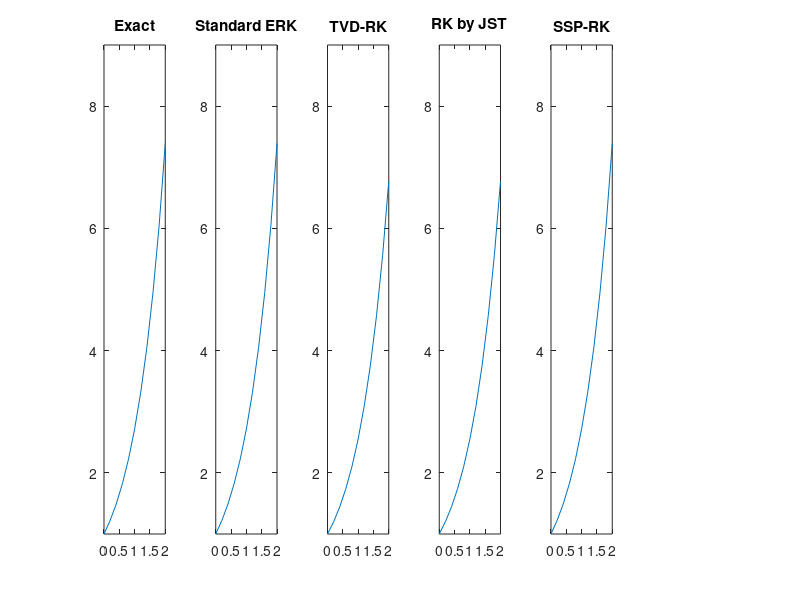

Source code (MATLAB):
%% Runge Kutta Schemes
%**************************************************************************
% Solve and compare using simple IVP's:
%
%  {1} du/dt = -2u + t + 4, with IC: u(0) = 1
%  {2} du/dt = sin(pi*t),   with IC: u(0) = 1
%  {3} du/dt = EXP(t),      with IC: u(0) = 1
%
% Based on:
%
% [1] Gottlieb and Shu (1998) 
% Mathematics of Computation
% Vol. 67, No. 221. PP. 73-85
%
% [2] Parviz Moin 
% Numerical Method for Engineering and Science
% McGraw-Hill 2nd Ed. (2008)
%
% [3] Jan S. Hesthaven & Tim Warburton
% Nodal Discontinuous Galerkin Methods
% Springer 1st Ed. (2008)
%
% [4] Alex Kanevsky, et al.
% Application of implicit-explicit High order
% Runge-Kutta methods to discontinuous-garlekin methods.
% JCP 225 (2007) 1753-1781
%
% Coded by: Manuel Diaz 2012.12.07
%
%**************************************************************************
%% Clear Workspace
clear all; close all; clc;

%% Define t, dt and tEnd
t0 = 0; tEnd = 2.0; dt = 0.2;
tsteps = t0:dt:tEnd;
t_iter = t0:dt:tEnd-dt;

%% Define number of stages to use
No_stages = 4; % only stages 1, 2, 3 and 4 are available.

%% Choose IVP to study
IVPn = 3;

% Define residual
% Tor this IVP problem the residual is defined as: 
switch IVPn
    case{1}
        residual = @(v,x) -2*v + x + 4;
        range = [t0,tEnd,1,3]; % plot range
    case{2}
        residual = @(v,x) sin(2*pi*x);
        range = [t0,tEnd,1,1.5]; % plot range
    case{3}
        residual = @(v,x) exp(x);
        range = [t0,tEnd,1,9]; % plot range
end

% Compute exact solution
switch IVPn
    case{1}
        u_exact = 1/4*(2*tsteps - 3*exp(-2*tsteps) + 7);
    case{2}
        u_exact = (2*pi+1-cos(2*pi*tsteps))/(2*pi);
    case{3}
        u_exact = exp(tsteps);
end

% Plot exact solution
figure
subplot(1,6,1); plot(tsteps,u_exact); title('Exact'); axis(range);

%% Load IC
u = 1;

%% Run Standard Explicit RK (ERK)
i = 1;
u_ERK(i) = u; % first known value in time
fprintf('ERK\t\t\t');
tic;
for t = t_iter
    switch No_stages
        case{1} % 1st Order Euler time Stepping
            u_next = u + dt*residual(u,t);
            
        case{2} % RK 2nd Order
            u_1 = u + dt/2*residual(u,t);
            u_next = u + dt*residual(u_1,t+1/2*dt);
            
        case{3} % RK 3th Order
            k1 = dt*residual(u,t);
            k2 = dt*residual(u+1/2*k1,t+1/2*dt);
            k3 = dt*residual(u-k1+2*k2,t+dt);
            u_next = u + 1/6*(k1 + 4*k2 + k3);
                        
        case{4} % RK 4th Order
            k1 = dt*residual(u,t);
            k2 = dt*residual(u+1/2*k1,t+1/2*dt);
            k3 = dt*residual(u+1/2*k2,t+1/2*dt);
            k4 = dt*residual(u+k3,t+dt);
            u_next = u + 1/6*(k1 + 2*k2 + 2*k3 + k4);
            
        otherwise
            error('Not a case available')
    end
    i=i+1;
    u_ERK(i) = u_next; % Capture info per iteration
    u = u_next;     % update info
end
toc;

%% Plot ERK solution
subplot(1,6,2); plot(tsteps,u_ERK); title('Standard ERK'); axis(range);

%% Interlude
clear u; u = 1;

%% Run TVD-RK integration
i = 1;
u_TVD(i) = u; % First known value in time
fprintf('TVD-RK\t\t');
tic;
for t = t_iter
    switch No_stages
        case{1} % 1st Order Euler time Stepping
            u_next = u + dt*residual(u,t);
            
        case{2} % TVD-RK 2nd Order
            u_1 = u + dt*residual(u,t);
            u_next = 1/2*u + 1/2*u_1 + 1/2*dt*residual(u_1,t);
            
        case{3} % TVD-RK 3rd Order
            u_1 = u + dt*residual(u,t);
            u_2 = 3/4*u + 1/4*u_1 + 1/4*dt*residual(u_1,t);
            u_next = 1/3*u + 2/3*u_2 + 2/3*dt*residual(u_2,t);
            
        case{4} % TVD-RK 3rd Order
            u_1 = u + dt*residual(u,t);
            u_2 = 3/4*u + 1/4*u_1 + 1/4*dt*residual(u_1,t);
            u_next = 1/3*u + 2/3*u_2 + 2/3*dt*residual(u_2,t);
            
        otherwise
            error('Not a case available')
    end
    i=i+1;
    u_TVD(i) = u_next; % Capture info per iteration
    u = u_next;     % update info
end
toc;

%% Plot TVD-RK solution
subplot(1,6,3); plot(tsteps,u_TVD); title('TVD-RK'); axis(range);

%% Interlude
clear u; u = 1;

%% Run JST-RK 
% general time integrator by Jameson, Schmidt and Turkel:
i = 1;
u_JST(i) = u; %first known value in time
fprintf('JST-RK\t\t');
tic;
for t = t_iter
    %***************************************
    % Stage 0
    sgima = u;
    % Stages 1 to n
    for stage = No_stages:-1:1
       sgima = u + (dt/stage)*residual(sgima,t);
    end
    u_next = sgima;
    %***************************************
    i=i+1;
    u_JST(i) = u_next; % Capture info per iteration
    u = u_next;     % update info
end
toc;

%% Plot JST-RK solution
subplot(1,6,4); plot(tsteps,u_JST); title('RK by JST'); axis(range);

%% Interlude
clear u; u = 1;

%% Run SSP-RK (Strong Stability-Preserving Runge-Kutta Methods) 

i = 1;
u_SSPRK(i) = u; %first known value in time
fprintf('SSP-RK\t\t');
tic;
for t = t_iter
    switch No_stages
        case{1} % 1st Order Euler time Stepping
            u_next = u + dt*residual(u,t);
            
        case{2} % 2nd Order SSP-RK 
            u_1 = u + dt*residual(u,t);
            u_next = 1/2*(u + u_1 + dt*residual(u_1,t+dt));
            
        case{3} % 3rd Order SSP-RK 
            u_1 = u + dt*residual(u,t);
            u_2 = 1/4*(3*u + u_1 + dt*residual(u_1,t+dt));
            u_next = 1/3*(u + 2*u_2 + 2*dt*residual(u_2,t+0.5*dt));
            
        case{4} % 5-stages, 4th-order SSP-RK
            % "It is not possible to construc a fourth-order, four-stage
            % SSP-RK schemes where all coefficients are positive." [3]
            % However, one can derive a fourth-order scheme by allowing a
            % fifth stage. The optimal scheme is given as:
            %
            % Low storage Runge-Kutta coefficients
            rk4a = [            0.0 ...
                    -567301805773.0/1357537059087.0 ...
                    -2404267990393.0/2016746695238.0 ...
                    -3550918686646.0/2091501179385.0  ...
                    -1275806237668.0/842570457699.0];
            rk4b = [ 1432997174477.0/9575080441755.0 ...
                     5161836677717.0/13612068292357.0 ...
                     1720146321549.0/2090206949498.0  ...
                     3134564353537.0/4481467310338.0  ...
                     2277821191437.0/14882151754819.0];
            rk4c = [             0.0  ...
                     1432997174477.0/9575080441755.0 ...
                     2526269341429.0/6820363962896.0 ...
                     2006345519317.0/3224310063776.0 ...
                     2802321613138.0/2924317926251.0];
            resu = 0;
            for s = 1:5
                timelocal = t + rk4c(s)*dt;
                [rhsu] = residual(u,timelocal);
                resu = rk4a(s)*resu + dt*rhsu;
                u = u + rk4b(s)*resu;
            end
            u_next = u;
            
        otherwise
            error('Not a case available')
    end
    i=i+1;
    u_SSPRK(i) = u_next; % Capture info per iteration
    u = u_next;     % update info
end
toc;

%% Plot SSP-RK solution
subplot(1,6,5); plot(tsteps,u_SSPRK); title('SSP-RK'); axis(range);

%% Interlude
clear u; u = 1;

%% Run IMEXRK (Implicit-Explicit Runge-Kutta)
% general time integrator by Jameson, Schmidt and Turkel:
i = 1;
u_ARK(i) = u; %first known value in time
fprintf('ARK\t\t\t');
tic;
 % In progress
toc;
%% Plot TVD-RK solution
%subplot(1,6,6); plot(tsteps,u_ARK); title('ARK'); axis(range);

%% Print Comparisons
error_ERK  = abs(u_exact - u_ERK); fprintf('Standar ERK error\n'); fprintf('%e\t',error_ERK); fprintf('\n\n');
error_TVD = abs(u_exact - u_TVD); fprintf('RK-TVD error\n'); fprintf('%e\t',error_TVD); fprintf('\n\n');
error_JST = abs(u_exact - u_JST); fprintf('JST-TVD error\n'); fprintf('%e\t',error_JST); fprintf('\n\n');
error_SSPRK = abs(u_exact - u_SSPRK); fprintf('JST-SSPRK error\n'); fprintf('%e\t',error_SSPRK); fprintf('\n\n');
%error_ARK = abs(u_exact - u_ARK); fprintf('JST-ARK error\n'); fprintf('%e\t',error_ARK); fprintf('\n\n');

